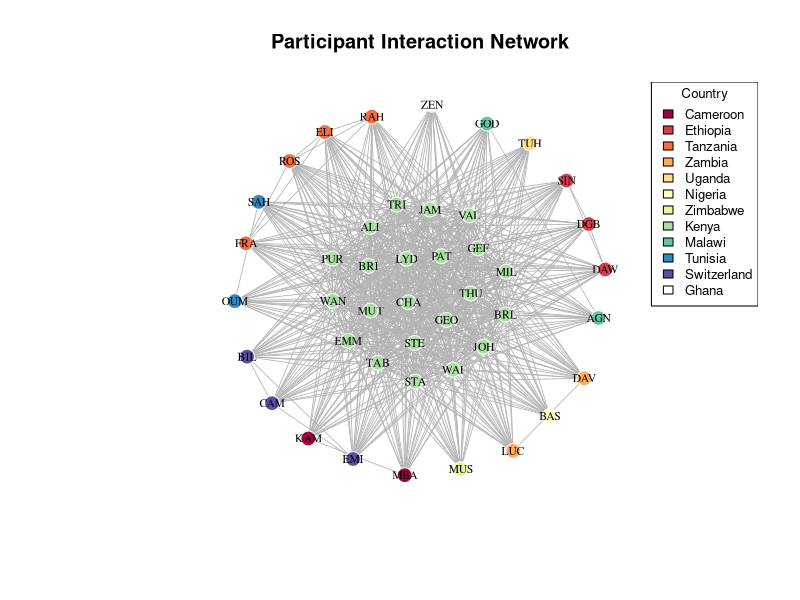
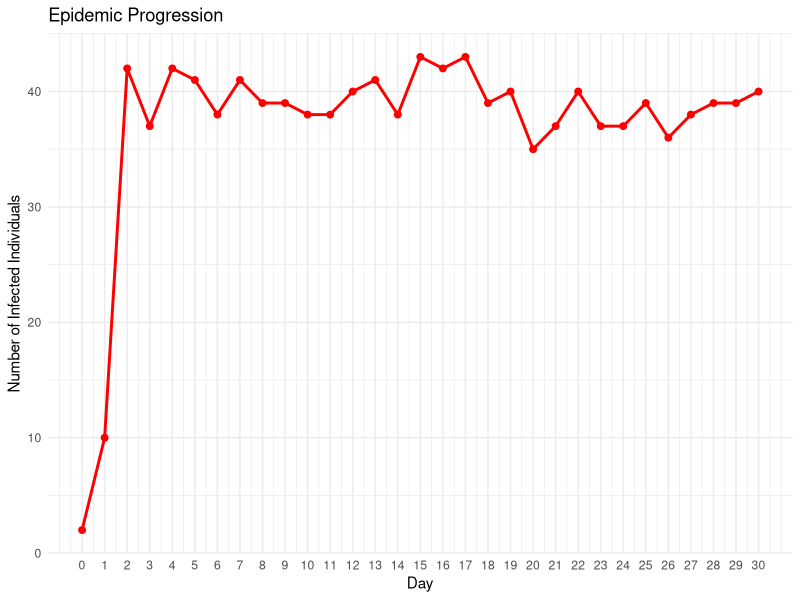
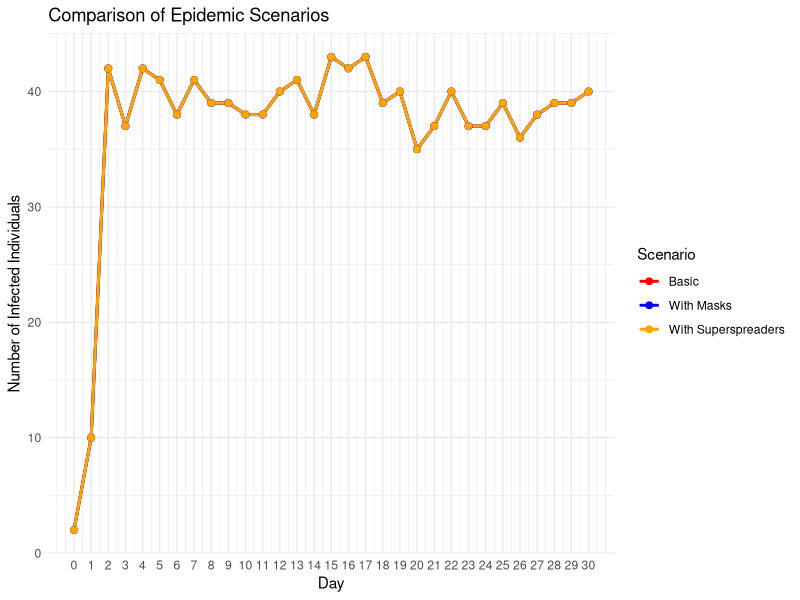
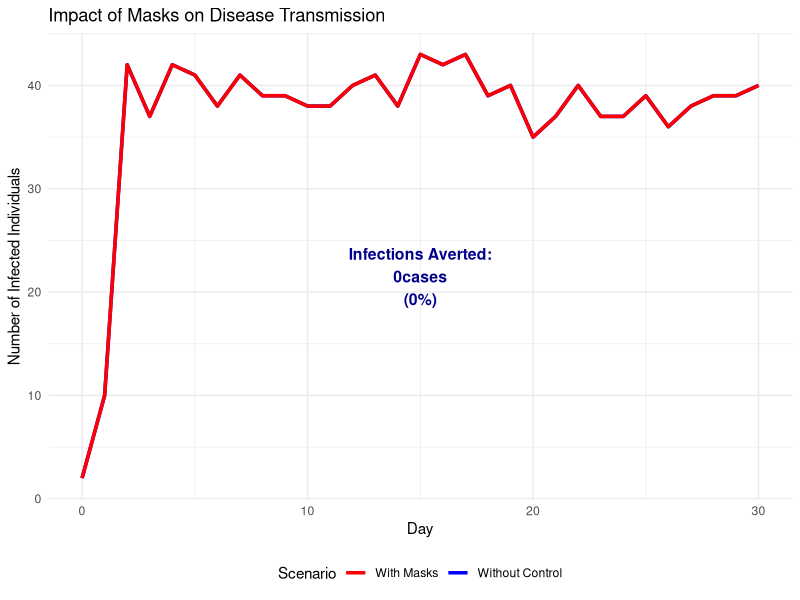
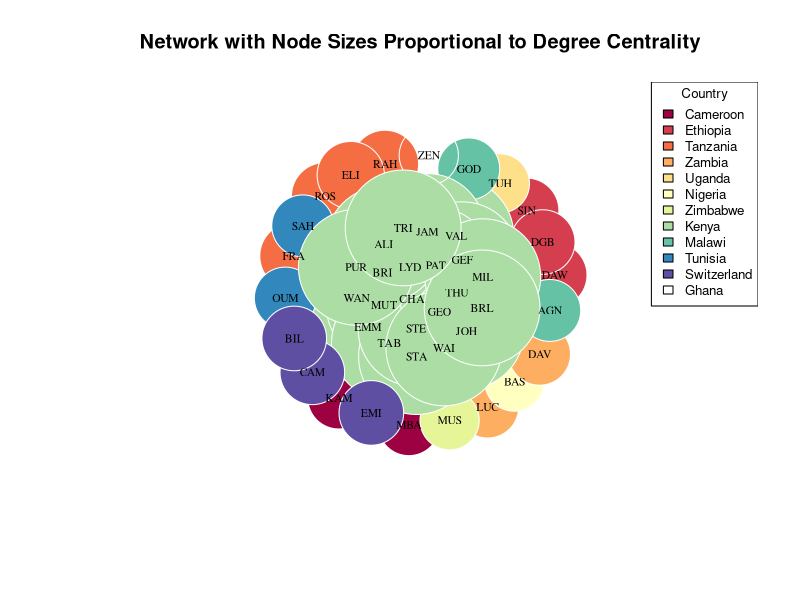
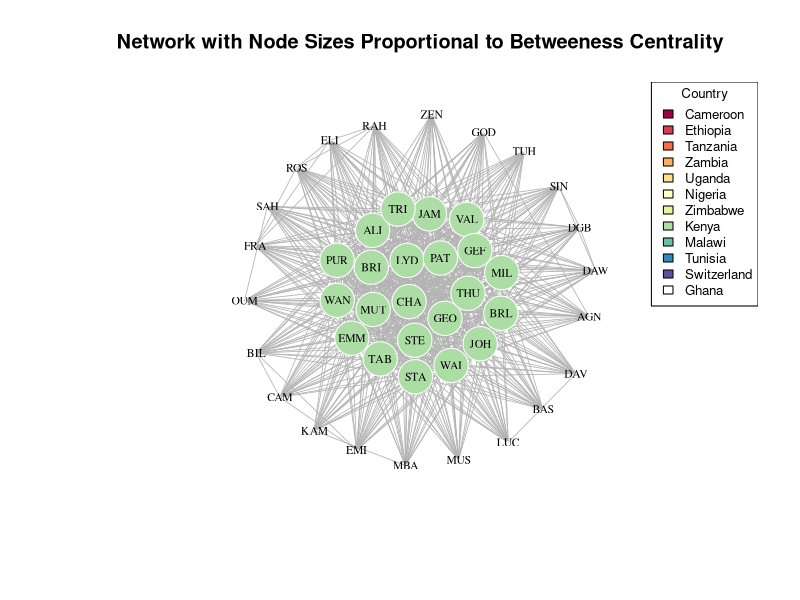
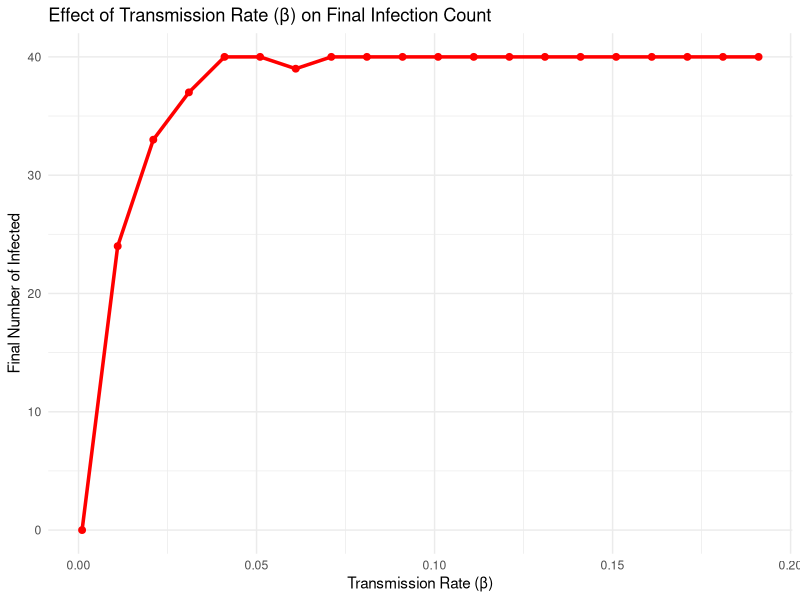
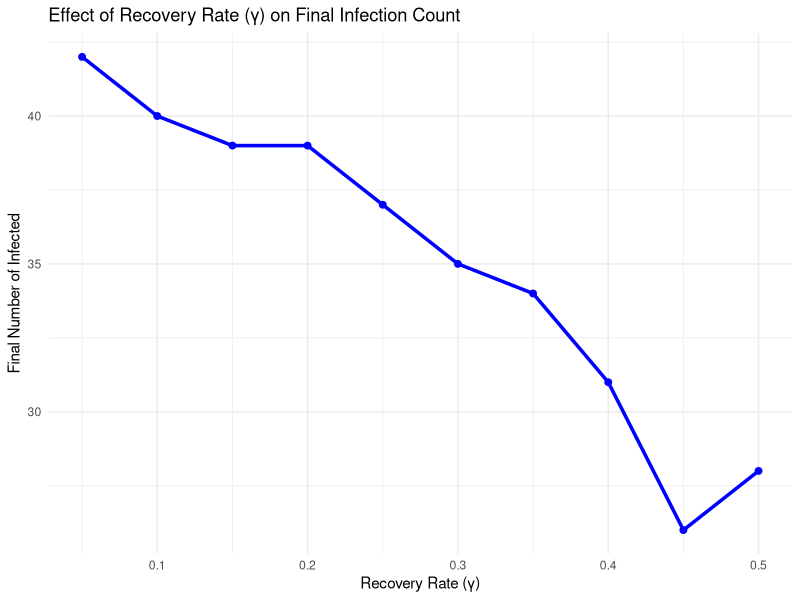

Source code (R) for these figures, in order: (Note: this script raises an error after producing the figures.)
###### The following exercise ####
##Network Analysis and SIS Epidemic Model##

####Project Description####

##This project introduces the intersection of network analysis and epidemic modeling through a hands-on exploration of disease transmission dynamics. Using a dataset of participants from various countries attending a Malaria Modelling modular program in Nairobi, Kenya, participants learn to construct social networks based on participants interaction patterns and simulate disease spread using a Susceptible-Infected-Susceptible (SIS) model.

##The project aims to demonstrate how network structure influences epidemic outcomes by modeling connections between individuals from the same countries, with Kenya serving as a hub connecting participants from different nations. The aim is to explore key epidemiological concepts including transmission rates (β), recovery rates (γ), and intervention strategies like wearing masks and identification of superspreaders.

##Through this practical exercise, participants should gain a hands-on experience with network visualization, epidemic simulation, and quantitative analysis of public health interventions. The goals is to emphasize applications by examining scenarios such as the impact of protective measures introduced mid-outbreak and the role of highly connected individuals in accelerating disease spread.

##Exercises are presented at the end of this tutorial

##############################################################################

#Packages for this work
library(igraph) # For graphs
library(ggplot2) # For plots
library(dplyr) # For manipulation
library(RColorBrewer) # For colours


##Create the dataset - participants, and their country of origin.
data <- data.frame( Participant = c("KAM", "SIN", "RAH", "DAW", "LUC", "TUH", "BAS", "MBA", "MUS", "DAV", "CHA", "EMM", "LYD", "VAL", "GOD", "AGN", "ROS", "FRA", "JAM", "DGB", "ELI", "WAN", "MUT", "GEO", "GEF", "SAH", "PAT", "TAB", "BRI", "STA", "OUM", "STE", "THU", "EMI", "CAM", "ZEN", "BIL", "JOH", "ALI", "PUR", "WAI", "MIL", "BRL", "TRI"),  Country = c("Cameroon", "Ethiopia", "Tanzania", "Ethiopia", "Zambia", "Uganda", "Nigeria", "Cameroon", "Zimbabwe", "Zambia", "Kenya", "Kenya", "Kenya", "Kenya", "Malawi", "Malawi", "Tanzania", "Tanzania", "Kenya", "Ethiopia", "Tanzania", "Kenya", "Kenya", "Kenya", "Kenya", "Tunisia", "Kenya", "Kenya", "Kenya", "Kenya", "Tunisia", "Kenya", "Kenya", "Switzerland", "Switzerland", "Ghana", "Switzerland", "Kenya", "Kenya", "Kenya", "Kenya", "Kenya", "Kenya", "Kenya"))
data

#####PART 1. NETWORK CONSTRUCION ####

##Remember Networks are based on matrices - adjacency matrix defines who is connected to whom.
##Create an adjacency matrix based on connection rules: 
#a) People from same country are connected; 
#b) Non-Kenyans are also connected to Kenyans. 
create_network <- function(data) {
  n <- nrow(data)
  adj_matrix <- matrix(0, n, n)
  rownames(adj_matrix) <- colnames(adj_matrix) <- data$Participant
  
  for(i in 1:n) {
    for(j in 1:n) {
      if(i != j) {
##Same country connect
        if(data$Country[i] == data$Country[j]) {
          adj_matrix[i,j] <- 1
        }
##Non-Kenyans connect to Kenyans
        else if(data$Country[i] != "Kenya" & data$Country[j] == "Kenya") {
          adj_matrix[i,j] <- 1
        }
        else if(data$Country[i] == "Kenya" & data$Country[j] != "Kenya") {
          adj_matrix[i,j] <- 1
        }
      }
    }
  }
  return(adj_matrix)
}
create_network(data)

##Create the network and add attributes - what is an attribute?


adj_matrix <- create_network(data) ### Explore the adjacency 
#adj_matrix
g <- graph_from_adjacency_matrix(adj_matrix, mode = "undirected") #What does undirected mean? How does it differ from a directed graph?
#g <- graph_from_adjacency_matrix(adj_matrix, mode = "directed") #What does undirected mean? How does it differ from a directed graph?
g
##Add attributes
V(g)$country <- data$Country
#V(g)$country
V(g)$name <- data$Participant
#V(g)$name

##Create and visualize the network
plot_network <- function(g, data) {
##Color nodes by country
countries <- unique(data$Country)
colors <- RColorBrewer::brewer.pal(min(length(countries), 11), "Spectral")
country_colors <- setNames(colors[1:length(countries)], countries)
  
##Set vertex colors using the country attribute
V(g)$color <- country_colors[V(g)$country]
  
##Set the graph layout - there are many layouts - please explore them
set.seed(123)
layout <- layout_with_fr(g)
  
##Plot
plot(g,
     layout = layout,
     vertex.size = 8,
     vertex.label = V(g)$name,  # Explicitly use vertex names - what if you don't want to have people's names on the vertices? How would you modify this?
     vertex.label.cex = 0.7,
     vertex.label.color = "black",
     vertex.frame.color = "white",
     edge.color = "gray70",
     edge.width = 0.8,
     main = "Participant Interaction Network")
  
##Add legend - you can change position or text size
legend("topright", legend = countries, fill = country_colors, cex = 0.8, title = "Country")
}

###Plot the network
plot_network(g, data)


##############################################################################
###Now you have a network - what is it showing? Why circle? Are there other things you can explore from this?

###You can stop here - and explore the network parameters - density, degree (in/out degree), betweenness and other centrality metrics.

####What type of questions can one explore with network analysis####
##What is my outcome of analysis?
# • Node-level
# • Edge-level
# • Network structure and topology (as a whole)
# • Process (sequence of events
##Outcome variables
# • Traits of nodes (e.g., Disease state)– Do nodes of different classes have different attributes?– Do connectivity and network position determine infection risk?
#   • Edge values– What determines whether two nodes are linked?– Do linked nodes share certain attributes?
#   • Network topology– What determines the structure of networks?– Does infection influence network structure?
#   • Transmission processes– Does the spread of a pathogen depend on network structure?– Simulation modeling

####Part 2 -SIS Epidemic Modelling ####
sis_model <- function(adj_matrix, beta, gamma, initial_infected, days, superspreaders = NULL, mask_day = NULL, mask_efficacy = 0.3) {
  n <- nrow(adj_matrix)
  participants <- rownames(adj_matrix)
  
##Initialize states: 0 = Susceptible, 1 = Infected
  states <- matrix(0, nrow = days + 1, ncol = n)
  colnames(states) <- participants
  
##Set initial infected
  states[1, initial_infected] <- 1
  
##Track daily infections for incidence calculation
  daily_new_infections <- rep(0, days + 1)
  
##Superspreaders - who is a suer spreader?
  ss_multiplier <- rep(1, n)
  if(!is.null(superspreaders)) {
    ss_idx <- which(participants %in% superspreaders)
    ss_multiplier[ss_idx] <- 5  # 5x transmission rate
  }
  
  for(day in 1:days) {
    current_state <- states[day, ]
    new_state <- current_state
    new_infections <- 0
    
##Apply Intervention - masking effect if applicable
    current_beta <- beta
    if(!is.null(mask_day) && day >= mask_day) {
      current_beta <- beta * (1 - mask_efficacy)
    }
    
    for(i in 1:n) {
      if(current_state[i] == 0) {  # If susceptible
##Calculate infection probability from infected neighbors
    infected_neighbors <- which(current_state == 1 & adj_matrix[i, ] == 1)
    if(length(infected_neighbors) > 0) {
##Calculate total force of infection
      total_force <- 0
      for(neighbor in infected_neighbors) {
        total_force <- total_force + current_beta * ss_multiplier[neighbor]
          }
          
##Probability of infection (1 - probability of avoiding all infections)
      prob_infection <- 1 - exp(-total_force)
      if(runif(1) < prob_infection) {
        new_state[i] <- 1
        new_infections <- new_infections + 1
        }
        }
      } else {  ##If infected
##Recovery
        if(runif(1) < gamma) {
          new_state[i] <- 0
        }
      }
    }
    states[day + 1, ] <- new_state
    daily_new_infections[day + 1] <- new_infections
  }
  
  return(list(states = states, daily_new_infections = daily_new_infections))
}

###3 - SIMULATIONS

# Set parameters
beta <- 0.4
gamma <- 0.1
days <- 30

##Find participant indices
zeinabu_idx <- which(data$Participant == "ZEN")
agnes_idx <- which(data$Participant == "AGN")
initial_infected <- c("ZEN", "AGN")

##Scenario 1: Basic SIS model
set.seed(42)
result1 <- sis_model(adj_matrix, beta, gamma, initial_infected, days) #Explore

##Scenario 2: With masks from day 3
set.seed(42)
result2 <- sis_model(adj_matrix, beta, gamma, initial_infected, days, mask_day = 3)

##Scenario 3: With superspreaders
superspreaders <- c("BAS", "BIL", "MUT", "PUR") #Are these the superspreaders? Who is a superspreader? What criteria do we use to identify a superspreader? Hint: Network metrics. 
set.seed(42)
result3 <- sis_model(adj_matrix, beta, gamma, initial_infected, days, superspreaders = superspreaders)

####Part 4. ANALYSIS AND RESULTS ####

##Epidemic Results

# a) Number of infected on days 2, 4, 8
infected_day2 <- sum(result1$states[3, ])  # Day 2 (row 3, 0-indexed)
infected_day4 <- sum(result1$states[5, ])  # Day 4
infected_day5 <- sum(result1$states[5, ])  # Day 5
infected_day8 <- sum(result1$states[9, ])  # Day 8

cat("a) Number of infected individuals:\n")
cat("   Day 2:", infected_day2, "people\n")
cat("   Day 4:", infected_day4, "people\n")
cat("   Day 8:", infected_day8, "people\n\n")

# b) Incidence at day 8
incidence_day8 <- result1$daily_new_infections[5]
cat("b) Incidence on Day 5:", incidence_day8, "new infections\n\n")

# c) Infections averted with masks
infected_day5_masks <- sum(result2$states[5, ])
infections_averted <- infected_day5 - infected_day5_masks
cat("c) With masks from Day 5:\n")
cat("   Infections on Day 5 with masks:", infected_day5_masks, "\n")
cat("   Infections averted:", infections_averted, "\n\n")

# d) Network metrics
cat("d) Network Metrics:\n")

# i) Density
density_val <- edge_density(g)
density_val
cat("   i) Network density:", round(density_val, 3), "\n")

# ii) Superspreader analysis
cat("   ii) Superspreader analysis:\n")
infected_normal <- sum(result1$states[6, ])
infected_superspreaders <- sum(result3$states[6, ])
cat("       Without superspreaders: ", infected_normal, " infected\n")
cat("       With superspreaders: ", infected_superspreaders, " infected\n")
cat("       Additional infections from superspreaders: ", infected_superspreaders - infected_normal, "\n")

## iii) Effect of interaction rate changes
cat("   iii) Effect of changing interaction rates:\n")
betas <- c(0.01, 0.02, 0.03, 0.04, 0.05)
final_infected <- numeric(length(betas))

for(i in seq_along(betas)) {
  set.seed(42)
  temp_result <- sis_model(adj_matrix, betas[i], gamma, initial_infected, days)
  final_infected[i] <- sum(temp_result$states[6, ])
}

beta_results <- data.frame(Beta = betas, Final_Infected = final_infected)
print(beta_results)

####Part 5. VISUALIZATION OF EPIDEMIC PROGRESSION ####
plot_epidemic <- function(states) {
  days <- nrow(states) - 1
  infected_counts <- rowSums(states)
  
  df <- data.frame(
    Day = 0:days,
    Infected = infected_counts
  )
  
  ggplot(df, aes(x = Day, y = Infected)) +
    geom_line(color = "red", size = 1) +
    geom_point(color = "red", size = 2) +
    labs(title = "Epidemic Progression",
         x = "Day",
         y = "Number of Infected Individuals") +
    theme_minimal() +
    scale_x_continuous(breaks = 0:days)
}

##Plot epidemic progression
print(plot_epidemic(result1$states))

##Comparison plot
compare_df <- data.frame(
  Day = rep(0:days, 3),
  Infected = c(rowSums(result1$states), rowSums(result2$states), rowSums(result3$states)),
  Scenario = rep(c("Basic", "With Masks", "With Superspreaders"), each = days + 1)
)

comparison_plot <- ggplot(compare_df, aes(x = Day, y = Infected, color = Scenario)) +
  geom_line(size = 1) +
  geom_point(size = 2) +
  labs(title = "Comparison of Epidemic Scenarios",
       x = "Day",
       y = "Number of Infected Individuals") +
  theme_minimal() +
  scale_x_continuous(breaks = 0:days) +
  scale_color_manual(values = c("red", "blue", "orange"))

print(comparison_plot)

##Enhanced infections averted visualization as a shaded area
plot_infections_averted <- function(result_no_control, result_with_control, intervention_name = "Intervention") {
  days <- nrow(result_no_control$states) - 1
  
##Calculate infections for both scenarios
no_control <- rowSums(result_no_control$states)
with_control <- rowSums(result_with_control$states)
  
##Calculate total infections averted
total_averted <- sum(no_control) - sum(with_control)
percentage_averted <- round((total_averted / sum(no_control)) * 100, 1)
  
##Create data frame
df <- data.frame(
  Day = 0:days,
  No_Control = no_control,
  With_Control = with_control
  )
##Plot
p <- ggplot(df, aes(x = Day)) +
##Shaded area between curves
geom_ribbon(aes(ymin = With_Control, ymax = No_Control),
            fill = "lightblue", alpha = 0.7) +
##Lines for both scenarios
geom_line(aes(y = No_Control, color = "Without Control"), size = 1.2) +
geom_line(aes(y = With_Control, color = paste("With", intervention_name)), size = 1.2) +
##Add text annotation in shaded area
  annotate("text", x = days/2, y = max(no_control)/2, 
           label = paste("Infections Averted:\n", total_averted, "cases\n(", percentage_averted, "%)", sep = ""), size = 4, fontface = "bold", color = "darkblue") +
  labs(title = paste("Impact of", intervention_name, "on Disease Transmission"), x = "Day", y = "Number of Infected Individuals", color = "Scenario") +
  theme_minimal() +
  scale_color_manual(values = c("red", "blue")) +
  theme(legend.position = "bottom")
return(p)
}

##Show infections averted with masks
print(plot_infections_averted(result1, result2, "Masks"))

##Summary
cat("Network has", vcount(g), "participants and", ecount(g), "connections\n")
cat("Density:", round(density_val, 3), "- indicates a", 
    ifelse(density_val > 0.5, "highly", "moderately"), "connected network\n")

##############################################################################
##EXERCISE AND SOLUTIONS##

##Exercise 1: Network Exploration and Visualization

cat("\n=== EXERCISE 1: NETWORK EXPLORATION ===\n")

## a). Modify the network to show node sizes proportional to degree centrality
plot_network_degree <- function(g, data) {
##Calculate degree centrality
  degrees <- degree(g)
  
##Color nodes by country
  countries <- unique(data$Country)
  colors <- RColorBrewer::brewer.pal(min(length(countries), 11), "Spectral")
  country_colors <- setNames(colors[1:length(countries)], countries)
  V(g)$color <- country_colors[V(g)$country]
  
##Layout
  set.seed(123)
  layout <- layout_with_fr(g)
  
##Plot with node sizes proportional to degree
  plot(g, 
       layout = layout,
       vertex.size = degrees * 2,  # Scale degree for visibility
       vertex.label = V(g)$name,
       vertex.label.cex = 0.7,
       vertex.label.color = "black",
       vertex.frame.color = "white",
       edge.color = "gray70",
       edge.width = 0.8,
       main = "Network with Node Sizes Proportional to Degree Centrality")
  
  legend("topright", legend = countries, fill = country_colors, cex = 0.8, title = "Country")
}

plot_network_degree(g, data)

###Exercise 1.1- What is betweenness centrality. Redraw the network with node sizes proportional to the node betweenness. How does this differ from degree centrality?
#SOLUTION
plot_network_betweeness <- function(g, data){ 
  ##Calculate degree centrality
      betweenness <- betweenness(g)
  
  ##Color nodes by country
  countries <- unique(data$Country)
  colors <- RColorBrewer::brewer.pal(min(length(countries), 11), "Spectral")
  country_colors <- setNames(colors[1:length(countries)], countries)
  V(g)$color <- country_colors[V(g)$country]
  
  ##Layout
  set.seed(123)
  layout <- layout_with_fr(g)
  
  ##Plot with node sizes proportional to degree
  plot(g, 
       layout = layout,
       vertex.size = betweenness * 2,  # Scale degree for visibility
       vertex.label = V(g)$name,
       vertex.label.cex = 0.7,
       vertex.label.color = "black",
       vertex.frame.color = "white",
       edge.color = "gray70",
       edge.width = 0.8,
       main = "Network with Node Sizes Proportional to Betweeness Centrality")
  
  legend("topright", legend = countries, fill = country_colors, cex = 0.8, title = "Country")
}

plot_network_betweeness(g, data)

## b). Calculate and compare degree centrality for Kenya vs other countries
degrees <- degree(g)
kenya_degrees <- degrees[data$Country == "Kenya"]
other_degrees <- degrees[data$Country != "Kenya"]

cat("b) Degree Centrality Comparison:\n")
cat("   Kenya participants - Mean degree:", round(mean(kenya_degrees), 2), "\n")
cat("   Other countries - Mean degree:", round(mean(other_degrees), 2), "\n")
cat("   Kenya participants are", round(mean(kenya_degrees)/mean(other_degrees), 1), "times more connected\n\n")

##Exercise 1.2 - Calculate and compare betweenness centrality for Kenya vs other countries
#SOLUTION
betweenness <- betweenness(g)
kenya_betweenness <- betweenness[data$Country == "Kenya"]
other_betweenness <- betweenness[data$Country != "Kenya"]

cat("b) betweenness Centrality Comparison:\n")
cat("   Kenya participants - Mean betweenness:", round(mean(kenya_betweenness), 2), "\n")
cat("   Other countries - Mean betweenness:", round(mean(other_betweenness), 2), "\n")
cat("   Kenya participants are", round(mean(kenya_degrees)/mean(other_betweenness), 1), "times more connected\n\n")
## c). Identify top 3 most connected individuals
top_connected <- sort(degrees, decreasing = TRUE)[1:3]
cat("c) Top 3 most connected individuals:\n")
for(i in 1:3) {
  participant <- names(top_connected)[i]
  connections <- top_connected[i]
  country <- data$Country[data$Participant == participant]
  cat("   ", i, ".", participant, "(", country, ") -", connections, "connections\n")
}


##Exercise 1.3 - Identify least 3 connected individuals 
#SOLUTION
least_connected <- sort(degrees, decreasing = FALSE)[1:3]
cat("c) Least 3 most connected individuals:\n")
for(i in 1:3) {
  participant <- names(least_connected)[i]
  connections <- least_connected[i]
  country <- data$Country[data$Participant == participant]
  cat("   ", i, ".", participant, "(", country, ") -", connections, "connections\n")
}


##Exercise 2: Parameter Sensitivity Analysis

cat("\n=== EXERCISE 2: PARAMETER SENSITIVITY ===\n")

## a) & b). Run SIS model with different β values and plot
betas <- seq(0.001, 0.2, by = 0.01)
final_infected_beta <- numeric(length(betas))

for(i in seq_along(betas)) {
  set.seed(42)
  temp_result <- sis_model(adj_matrix, betas[i], gamma, initial_infected, days)
  final_infected_beta[i] <- sum(temp_result$states[days + 1, ])
}

# Plot β sensitivity
beta_df <- data.frame(Beta = betas, Final_Infected = final_infected_beta)
beta_df
beta_plot <- ggplot(beta_df, aes(x = Beta, y = Final_Infected)) +
  geom_line(color = "red", size = 1.2) +
  geom_point(color = "red", size = 2) +
  labs(title = "Effect of Transmission Rate (β) on Final Infection Count",
       x = "Transmission Rate (β)",
       y = "Final Number of Infected") +
  theme_minimal()
print(beta_plot)

##Exercise 2.1 - Why does the infection plateau? What's the epidemiological phenomenon?

## c). Vary γ while keeping β constant
gammas <- seq(0.05, 0.5, by = 0.05)
final_infected_gamma <- numeric(length(gammas))

for(i in seq_along(gammas)) {
  set.seed(42)
  temp_result <- sis_model(adj_matrix, 0.4, gammas[i], initial_infected, days)
  final_infected_gamma[i] <- sum(temp_result$states[days + 1, ])
}

# Plot γ sensitivity
gamma_df <- data.frame(Gamma = gammas, Final_Infected = final_infected_gamma)
gamma_df
gamma_plot <- ggplot(gamma_df, aes(x = Gamma, y = Final_Infected)) +
  geom_line(color = "blue", size = 1.2) +
  geom_point(color = "blue", size = 2) +
  labs(title = "Effect of Recovery Rate (γ) on Final Infection Count",
       x = "Recovery Rate (γ)",
       y = "Final Number of Infected") +
  theme_minimal()
print(gamma_plot)

## d). Calculate R₀ and plot
R0_values <- betas / gamma  # Using gamma = 0.1
R0_values
R0_df <- data.frame(Beta = betas, R0 = R0_values, Final_Infected = final_infected_beta)
R0_df

R0_plot <- ggplot(R0_df, aes(x = R0, y = Final_Infected)) +
  geom_line(color = "purple", size = 1.2) +
  geom_point(color = "purple", size = 2) +
  geom_vline(xintercept = 1, linetype = "dashed", color = "red", size = 1) +
  annotate("text", x = 1.2, y = max(final_infected_beta)/2, label = "R₀ = 1\n(Threshold)", color = "red") +
  labs(title = "Basic Reproduction Number (R₀) vs Final Infections",
       x = "Basic Reproduction Number (R₀)",
       y = "Final Number of Infected") +
  theme_minimal()
print(R0_plot)

cat("d) R₀ Analysis: Epidemic threshold occurs at R₀ = 1\n")
cat("   When R₀ < 1: Disease dies out\n")
cat("   When R₀ > 1: Disease persists and spreads\n\n")

##Exercise 2.2 - What is R₀? How would you use the knowledge of R₀ for disease control? What's another way to calculate R₀ as Billy showed in class? 

##Exercise 3: Intervention Timing Analysis

cat("\n=== EXERCISE 3: INTERVENTION TIMING ===\n")

## a) & b). Implement masks on different days and calculate infections averted
intervention_days <- 1:6
intervention_days
infections_averted_list <- numeric(length(intervention_days))
infections_averted_list
mask_efficacy <- 0.4

for(i in seq_along(intervention_days)) {
  set.seed(42)
  result_mask <- sis_model(adj_matrix, beta, gamma, initial_infected, days, 
                           mask_day = intervention_days[i], mask_efficacy = mask_efficacy)
  
  # Calculate total infections over entire period
  total_no_mask <- sum(rowSums(result1$states))
  total_with_mask <- sum(rowSums(result_mask$states))
  infections_averted_list[i] <- total_no_mask - total_with_mask
}

## c). Create bar chart
timing_df <- data.frame(
  Day = intervention_days,
  Infections_Averted = infections_averted_list
)

timing_plot <- ggplot(timing_df, aes(x = factor(Day), y = Infections_Averted)) +
  geom_bar(stat = "identity", fill = "steelblue", alpha = 0.7) +
  geom_text(aes(label = Infections_Averted), vjust = -0.3) +
  labs(title = "Infections Averted by Day of Mask Intervention",
       subtitle = "Earlier intervention = More infections prevented",
       x = "Day of Intervention",
       y = "Total Infections Averted") +
  theme_minimal()
print(timing_plot)

cat("c) Intervention Timing Results:\n")
for(i in seq_along(intervention_days)) {
  cat("   Day", intervention_days[i], "intervention:", infections_averted_list[i], "infections averted\n")
}

cat("\nd) Early intervention is more effective because:\n")
cat("   - Smaller infected population to control\n")
cat("   - Prevents exponential growth phase\n")
cat("   - Delays can lead to overwhelming healthcare systems\n\n")

##Exercise 4: Superspreader Impact Assessment

cat("\n=== EXERCISE 4: SUPERSPREADER ANALYSIS ===\n")

## a). Identify top 6 most connected individuals
top6_connected <- sort(degrees, decreasing = TRUE)[1:6]
top6_names <- names(top6_connected)

cat("a) Top 6 most connected individuals:\n")
for(i in 1:6) {
  cat("   ", i, ".", top6_names[i], "-", top6_connected[i], "connections\n")
}

##Exercise 31. - Who are the top 6 most connected individuals abased on betweenness? Do they differ from those based on degree centrality? Comment on whether they are different or the same - why?
#SOLUTION

top6_connected_betweenes<- sort(betweenness, decreasing = TRUE)[1:6]
top6_names_betweenes <- names(top6_connected)

cat("a) Top 6 most connected individuals based on betweenness:\n")
for(i in 1:6) {
  cat("   ", i, ".", top6_names_betweenes[i], "-", top6_connected_betweenes[i], "connections\n")
}

## b) & c). Compare superspreader scenarios
# Scenario 1: Top 6 most connected as superspreaders
set.seed(42)
result_ss_connected <- sis_model(adj_matrix, beta, gamma, initial_infected, days, superspreaders = top6_names)

# Scenario 2: Random 6 people as superspreaders
set.seed(123)
random_ss <- sample(data$Participant, 6)
set.seed(42)
result_ss_random <- sis_model(adj_matrix, beta, gamma, initial_infected, days, superspreaders = random_ss)

## d). Calculate superspreader effects
baseline_infections <- sum(rowSums(result1$states))
#baseline_infections
connected_ss_infections <- sum(rowSums(result_ss_connected$states))
#connected_ss_infections
random_ss_infections <- sum(rowSums(result_ss_random$states))
#random_ss_infections

connected_effect <- round(((connected_ss_infections - baseline_infections) / baseline_infections) * 100, 1)
#connected_effect
random_effect <- round(((random_ss_infections - baseline_infections) / baseline_infections) * 100, 1)
random_effect

cat("\nb-d) Superspreader Effect Analysis:\n")
cat("   Baseline (no superspreaders):", baseline_infections, "total infections\n")
cat("   Most connected as superspreaders:", connected_ss_infections, "total infections (", connected_effect, "% increase)\n")
cat("   Random people as superspreaders:", random_ss_infections, "total infections (", random_effect, "% increase)\n")

##Exercise 3.1 - Calculate the superspreader effect based on betweenness centrality, and compare most connected as superspreader and random people as superspreader vs baseline? Do they differ from when using degree centrality? 
#SOLUTION 
##  Compare superspreader scenarios based on betweeness
# Scenario 1: Top 6 most connected as superspreaders
set.seed(42)
result_ss_connected_betweeness <- sis_model(adj_matrix, beta, gamma, initial_infected, days, superspreaders = top6_names_betweenes)

# Scenario 2: Random 6 people as superspreaders
set.seed(123)
random_ss_betweeness <- sample(data$Participant, 6)
set.seed(42)
result_ss_random_betweeness <- sis_model(adj_matrix, beta, gamma, initial_infected, days, superspreaders = random_ss_betweeness)

## d). Calculate superspreader effects
baseline_infections_btn <- sum(rowSums(result1$states))
#baseline_infections_btn
connected_ss_infections_btn <- sum(rowSums(result_ss_connected_betweeness$states))
#connected_ss_infections_btn
random_ss_infections_btn <- sum(rowSums(result_ss_random_betweeness$states))
#random_ss_infections_btn

connected_effect_btn <- round(((connected_ss_infections_btn - baseline_infections_btn) / baseline_infections_btn) * 100, 1)
#connected_effect_btn
random_effect_btn <- round(((random_ss_infections_btn - baseline_infections_btn) / baseline_infections_btn) * 100, 1)
#random_effect_btn

cat("\nb-d) Superspreader Effect Analysis Based on Betweeness:\n")
cat("   Baseline (no superspreaders):", baseline_infections_btn, "total infections\n")
cat("   Most connected as superspreaders:", connected_ss_infections_btn, "total infections (", connected_effect_btn, "% increase)\n")
cat("   Random people as superspreaders:", random_ss_infections_btn, "total infections (", random_effect_btn, "% increase)\n")


## e). Design targeted intervention
# Target the most connected individuals for intervention (e.g., isolation)
# Simple approach: remove top 3 most connected from network
adj_matrix_targeted <- adj_matrix
top3_indices <- which(rownames(adj_matrix) %in% names(top_connected_)[1:3])

# Zero out connections for top 3 (simulate isolation)
adj_matrix_targeted[top3_indices, ] <- 0
adj_matrix_targeted[, top3_indices] <- 0

set.seed(42)
result_targeted <- sis_model(adj_matrix_targeted, beta, gamma, initial_infected, days)
targeted_infections <- sum(rowSums(result_targeted$states))

cat("\ne) Targeted Intervention (Isolate top 3 connected):\n")
cat("   With targeted intervention:", targeted_infections, "total infections\n")
cat("   Infections prevented:", baseline_infections - targeted_infections, "\n")
cat("   Effectiveness:", round(((baseline_infections - targeted_infections) / baseline_infections) * 100, 1), "% reduction\n\n")

##Exercise 3.2 - How many infections are prevented if we consider betweenness centrality for isolation? 
#SOLUTION 
##  Design targeted intervention
# Target the most connected individuals for intervention (e.g., isolation)
# Simple approach: remove top 3 most connected from network BASED ON betweeness
#top_connected
#Identify top 3 most connected individuals based on betweeness
top_connected_btn <- sort(betweenness, decreasing = TRUE)[1:3]
#top_connected_btn
cat("c) Top 3 most connected individuals:\n")
for(i in 1:3) {
  participant <- names(top_connected_btn)[i]
  connections <- top_connected_btn[i]
  country <- data$Country[data$Participant == participant]
  cat("   ", i, ".", participant, "(", country, ") -", connections, "connections\n")
}
adj_matrix_targeted_btn <- adj_matrix
top3_indices_btn <- which(rownames(adj_matrix) %in% names(top_connected_btn)[1:3])

# Zero out connections for top 3 (simulate isolation)
adj_matrix_targeted_btn[top3_indices_btn, ] <- 0
adj_matrix_targeted_btn[, top3_indices_btn] <- 0

set.seed(42)
result_targeted_btn <- sis_model(adj_matrix_targeted_btn, beta, gamma, initial_infected, days)
targeted_infections_btn <- sum(rowSums(result_targeted_btn$states))

cat("\ne) Targeted Intervention (Isolate top 3 connected):\n")
cat("   With targeted intervention:", targeted_infections_btn, "total infections\n")
cat("   Infections prevented:", baseline_infections_btn - targeted_infections_btn, "\n")
cat("   Effectiveness:", round(((baseline_infections_btn - targeted_infections_btn) / baseline_infections_btn) * 100, 1), "% reduction\n\n")

##Exercise 5: Network Structure Modification

cat("\n=== EXERCISE 5: NETWORK STRUCTURE COMPARISON ===\n")

## a). Create small-world network
create_small_world <- function(data, prob = 0.1) {
  n <- nrow(data)
  adj_matrix_sw <- matrix(0, n, n)
  rownames(adj_matrix_sw) <- colnames(adj_matrix_sw) <- data$Participant
  
  for(i in 1:n) {
    for(j in 1:n) {
      if(i != j && runif(1) < prob) {
        adj_matrix_sw[i,j] <- 1
      }
    }
  }
  return(adj_matrix_sw)
}

# Create small-world network
set.seed(456)
adj_matrix_sw <- create_small_world(data, 0.1)
g_sw <- graph_from_adjacency_matrix(adj_matrix_sw, mode = "undirected")

# Create random network for comparison
set.seed(789)
g_random <- erdos.renyi.game(nrow(data), edge_density(g), directed = FALSE)
V(g_random)$name <- data$Participant
adj_matrix_random <- as_adjacency_matrix(g_random, sparse = FALSE)

## b). Compare network structures
networks <- list(
  Original = list(graph = g, adj_matrix = adj_matrix),
  SmallWorld = list(graph = g_sw, adj_matrix = adj_matrix_sw),
  Random = list(graph = g_random, adj_matrix = adj_matrix_random)
)

##Run simulations on all networks
results_comparison <- list()
for(net_name in names(networks)) {
  set.seed(42)
  results_comparison[[net_name]] <- sis_model(
    networks[[net_name]]$adj_matrix, 0.4, 0.1, initial_infected, days
  )
}

##Calculate metrics
cat("b) Network Structure Comparison:\n")
for(net_name in names(networks)) {
  net_graph <- networks[[net_name]]$graph
  density <- round(edge_density(net_graph), 3)
  avg_path <- round(mean_distance(net_graph), 2)
  final_infections <- sum(results_comparison[[net_name]]$states[days + 1, ])
  
##Find time to peak
  daily_infections <- rowSums(results_comparison[[net_name]]$states)
  peak_day <- which.max(daily_infections) - 1
  
  cat("   ", net_name, "Network:\n")
  cat("     i) Density:", density, "\n")
  cat("     ii) Average path length:", avg_path, "\n")
  cat("     iii) Final infections:", final_infections, "\n")
  cat("     iv) Time to peak:", peak_day, "days\n\n")
}

##Visualize network structure comparison
comparison_epidemic_plot <- function(results_list) {
  all_data <- data.frame()
  
  for(net_name in names(results_list)) {
    infected_counts <- rowSums(results_list[[net_name]]$states)
    temp_df <- data.frame(
      Day = 0:days,
      Infected = infected_counts,
      Network = net_name
    )
    all_data <- rbind(all_data, temp_df)
  }
  
  ggplot(all_data, aes(x = Day, y = Infected, color = Network)) +
    geom_line(size = 1.2) +
    geom_point(size = 2) +
    labs(title = "Epidemic Progression Across Different Network Structures",
         subtitle = "Impact of network topology on disease spread",
         x = "Day",
         y = "Number of Infected Individuals") +
    theme_minimal() +
    scale_color_manual(values = c("red", "blue", "green")) +
    theme(legend.position = "bottom")
}

print(comparison_epidemic_plot(results_comparison))

##############################################################################
##FINAL EPIDEMIOLOGICAL QUESTION##

##Exercise 4 - General Epidemiological Modelling Questions


cat("\n=== EPIDEMIOLOGICAL RESEARCH QUESTION ===\n")

##Exercise 4.1 -  Read the following 
cat("Based on your analysis, answer the following research question:\n\n")
cat("QUESTION: You are a public health official planning intervention strategies\n")
cat("for a respiratory disease outbreak in a diverse international community.\n")
cat("Given limited resources, you must choose ONE of the following strategies:\n\n")

cat("Strategy A: Implement universal masking for everyone starting on Day 3\n")
cat("Strategy B: Identify and isolate the top 3 most connected individuals immediately\n")
cat("Strategy C: Implement random testing and isolation of 6 individuals on Day 1\n\n")

###############################################################################
####END OF Questiions - BONUS IMPLEMENTATION BELOW
###############################################################################


###Calculate effectiveness of each strategy
cat("ANALYSIS TO SUPPORT YOUR DECISION:\n")

###Strategy A: Universal masking from Day 3
set.seed(42)
strategy_A <- sis_model(adj_matrix, beta, gamma, initial_infected, days, mask_day = 3, mask_efficacy = 0.4)
infections_A <- sum(rowSums(strategy_A$states))

##Strategy B: Isolate top 3 connected (already calculated above)
infections_B <- targeted_infections

##Strategy C: Random isolation of 6 people
adj_matrix_random_isolation <- adj_matrix
set.seed(999)
random_isolated <- sample(1:nrow(adj_matrix), 6)
adj_matrix_random_isolation[random_isolated, ] <- 0
adj_matrix_random_isolation[, random_isolated] <- 0

set.seed(42)
strategy_C <- sis_model(adj_matrix_random_isolation, beta, gamma, initial_infected, days)
infections_C <- sum(rowSums(strategy_C$states))

baseline_total <- sum(rowSums(result1$states))

cat("Baseline (no intervention):", baseline_total, "total infections\n")
cat("Strategy A (Universal masks Day 3):", infections_A, "total infections -", 
    round(((baseline_total - infections_A)/baseline_total)*100, 1), "% reduction\n")
cat("Strategy B (Isolate top 3 connected):", infections_B, "total infections -", 
    round(((baseline_total - infections_B)/baseline_total)*100, 1), "% reduction\n")
cat("Strategy C (Random isolation of 6):", infections_C, "total infections -", 
    round(((baseline_total - infections_C)/baseline_total)*100, 1), "% reduction\n\n")

# Visual comparison of strategies
strategy_comparison <- data.frame(
  Day = rep(0:days, 4),
  Infected = c(rowSums(result1$states), rowSums(strategy_A$states), 
               rowSums(result_targeted$states), rowSums(strategy_C$states)),
  Strategy = rep(c("No Intervention", "Universal Masks (Day 3)", 
                   "Isolate Top 3 Connected", "Random Isolation (6 people)"), 
                 each = days + 1)
)

strategy_plot <- ggplot(strategy_comparison, aes(x = Day, y = Infected, color = Strategy)) +
  geom_line(size = 1.2) +
  geom_point(size = 1.5) +
  labs(title = "Comparison of Public Health Intervention Strategies",
       subtitle = "Which strategy would you choose and why?",
       x = "Day",
       y = "Number of Infected Individuals") +
  theme_minimal() +
  scale_color_manual(values = c("red", "blue", "green", "orange")) +
  theme(legend.position = "bottom")

print(strategy_plot)

cat("DISCUSSION POINTS FOR PARTICPANTS:\n")
cat("1. Which strategy is most effective in reducing total infections?\n")
cat("2. Consider the practical feasibility of each strategy:\n")
cat("   - Cost and resource requirements\n")
cat("   - Community acceptance and compliance\n")
cat("   - Ethical considerations\n")
cat("   - Speed of implementation\n\n")

cat("3. How might the effectiveness change if:\n")
cat("   - The outbreak started with more initial cases?\n")
cat("   - The transmission rate (β) was higher?\n")
cat("   - The recovery rate (γ) was lower?\n\n")

cat("4. What additional information would help you make a better decision?\n")
cat("5. How does network structure influence the success of different strategies?\n\n")

cat("BONUS ANALYSIS: Cost-Effectiveness\n")
cat("Assume costs: Universal masking = $1000, Isolation = $500/person\n")
infections_prevented_A <- baseline_total - infections_A
infections_prevented_B <- baseline_total - infections_B
infections_prevented_C <- baseline_total - infections_C

cost_A <- 1000
cost_B <- 3 * 500  # 3 people isolated
cost_C <- 6 * 500  # 6 people isolated

cost_effectiveness_A <- round(cost_A / infections_prevented_A, 0)
cost_effectiveness_B <- round(cost_B / infections_prevented_B, 0)
cost_effectiveness_C <- round(cost_C / infections_prevented_C, 0)

cat("Cost per infection prevented:\n")
cat("Strategy A: $", cost_effectiveness_A, " per infection prevented\n")
cat("Strategy B: $", cost_effectiveness_B, " per infection prevented\n")
cat("Strategy C: $", cost_effectiveness_C, " per infection prevented\n\n")

cat("=== SUMMARY FOR REFLECTION ===\n")
cat("This exercise demonstrates key epidemiological principles:\n")
cat("• Network structure critically influences disease transmission\n")
cat("• Early intervention is more effective than delayed action\n")
cat("• Targeted interventions can be more efficient than broad measures\n")
cat("• Public health decisions require balancing effectiveness, cost, and feasibility\n")
cat("• Mathematical modeling helps evaluate intervention strategies before implementation\n\n")

##############################################################################
